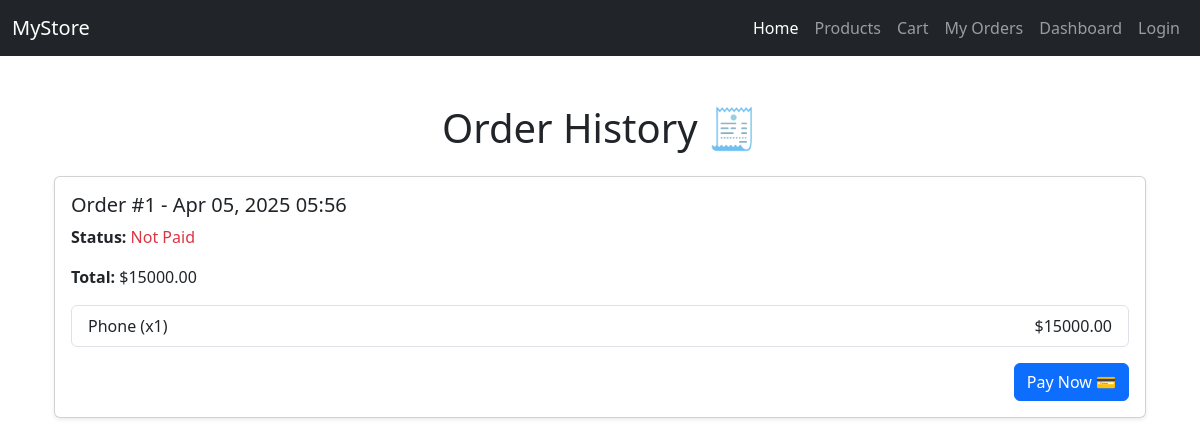
Page /order-history/ (signed in) on the earlier database version.
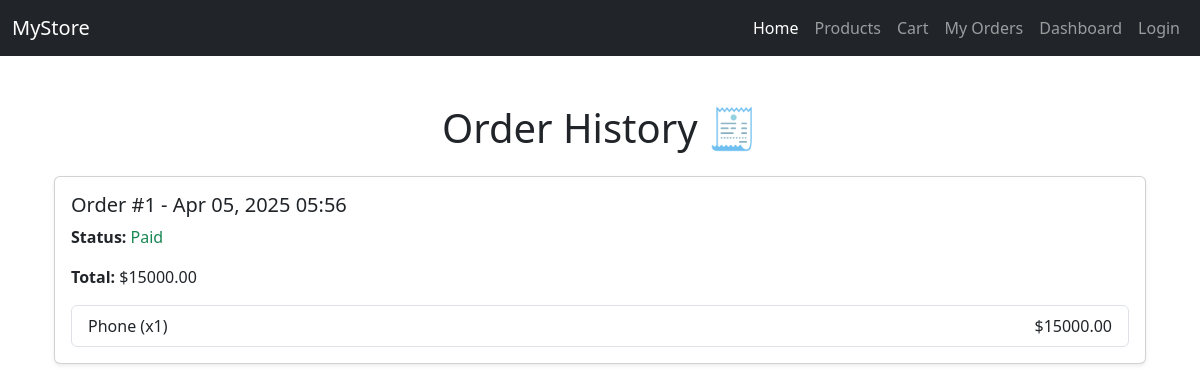
Same page on the later database version.
### store/models.py (models this page shows)
class Order(models.Model):
    user = models.ForeignKey(User, on_delete=models.CASCADE)
    created_at = models.DateTimeField(auto_now_add=True)
    total_price = models.DecimalField(max_digits=10, decimal_places=2)
    is_paid = models.BooleanField(default=False)
    razorpay_order_id = models.CharField(max_length=100, blank=True, null=True)

### store/views.py (the view)
# urls.py: path('order-history/', views.order_history, name='order_history'),
@login_required
def order_history(request):
    orders = Order.objects.filter(user=request.user).order_by('-created_at')
    return render(request, 'store/order_history.html', {'orders': orders})

### store/templates/store/order_history.html
{% extends "store/base.html" %}
{% block content %}
<div class="container mt-5">
    <h1 class="mb-4 text-center">Order History 🧾</h1>
    {% for order in orders %}
    <div class="card mb-4 shadow-sm">
        <div class="card-body">
            <h5>Order #{{ order.id }} - {{ order.created_at|date:"M d, Y H:i" }}</h5>
            <p><strong>Status:</strong> {% if order.is_paid %}
                <span class="text-success">Paid</span>
            {% else %}
                <span class="text-danger">Not Paid</span>
            {% endif %}</p>
            <p><strong>Total:</strong> ${{ order.total_price }}</p>
            <ul class="list-group mt-3">
                {% for item in order.items.all %}
                <li class="list-group-item d-flex justify-content-between">
                    {{ item.product.name }} (x{{ item.quantity }})
                    <span>${{ item.price }}</span>
                </li>
                {% endfor %}
            </ul>
            {% if not order.is_paid %}
            <form method="get" action="{% url 'initiate_payment' order.id %}" class="mt-3 text-end">
                <button type="submit" class="btn btn-primary">Pay Now 💳</button>
            </form>
            {% endif %}
        </div>
    </div>
    {% empty %}
    <p class="text-center text-muted">No orders found.</p>
    {% endfor %}
</div>
{% endblock %}

Differences in the rows shown:
changed Order id 1: is_paid "Not Paid Pay Now 💳" → "Paid"
